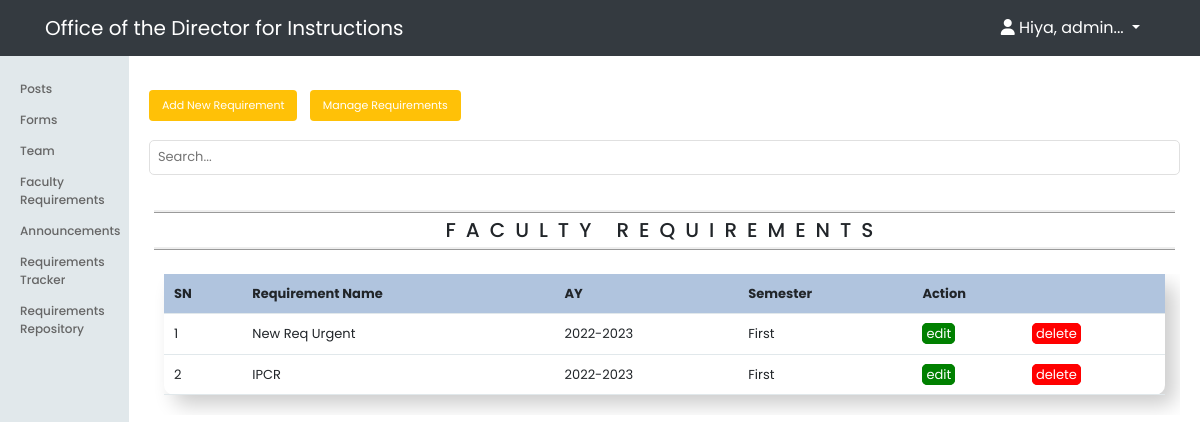
/admin/requirements/index.php (signed in), run on the app's committed database.
### tables this page shows
CREATE TABLE `requirements_list` (
  `req_id` int(11) NOT NULL,
  `req_name` varchar(255) NOT NULL,
  `description` text NOT NULL,
  `ay` varchar(100) NOT NULL,
  `sem` varchar(50) NOT NULL,
  `created_at` timestamp NOT NULL DEFAULT current_timestamp()
);

### app/controllers/requirements.php (called while the page is built, shortened)
<?php
include(ROOT_PATH . "/app/database/db.php");
$table = 'requirements_list';
$reqs = selectAllSortByCreatedAt($table);

### app/database/db.php (called while the page is built, shortened)
<?php
require('connect.php');
function selectAllSortByCreatedAt($table, $conditions = [])
{
	global $conn;
	$sql = "SELECT * FROM $table ORDER BY created_at DESC";
	$stmt = $conn->prepare($sql);
	$stmt->execute();
	$records = $stmt->get_result()->fetch_all(MYSQLI_ASSOC);
	return $records;
}

### admin/requirements/index.php (the view, shortened to what this page needs)
<?php include(ROOT_PATH . "/app/controllers/requirements.php");
?>
<!DOCTYPE html>
<html lang="en">
    <head>
        <link rel="stylesheet"
            href="https://use.fontawesome.com/releases/v5.7.2/css/all.css"
>
        <link rel="stylesheet" href="../../assets/css/style.css">
        <link rel="stylesheet" href="../../assets/css/admin.css">
        <link rel="stylesheet" href="https://maxcdn.bootstrapcdn.com/bootstrap/4.0.0/css/bootstrap.min.css">
        <link rel="stylesheet" href="<?php echo BASE_URL . '/assets/css/adminheader.css'; ?>">
    </head>
    <body>
        <?php include(ROOT_PATH . "/app/includes/adminHeader.php"); ?>
        <div class="admin-wrapper">
            <?php include(ROOT_PATH . "/app/includes/adminSidebar.php"); ?>
            <div class="admin-content">
                <div class="button-group">
                    <a href="create.php" class="btn btn-big">Add New Requirement</a>
                    <a href="index.php" class="btn btn-big">Manage Requirements</a>
                    <form class="search" action="index.php" method="post">
                        <input type="text" name="search-term" class="text-input" placeholder="Search...">
                    </form>
                </div>
                <div class="content">
                    <h2 class="page-title">Faculty Requirements</h2>
                    <div class="container test">
                    <table>
                        <thead>
                            <th>SN</th>
                            <th>Requirement Name</th>
                            <th>AY</th>
                            <th>Semester</th>
                            <th colspan="3">Action</th>
                        </thead>
                        <tbody>
                            <?php foreach ($reqs as $key => $req): ?>
                                <tr>
                                    <td><?php echo $key + 1; ?></td>
                                    <td><?php echo $req['req_name']; ?></td>
                                    <td><?php echo $req['ay']; ?></td>
                                    <td><?php echo $req['sem']; ?></td>
                                    <td><a href="edit.php?edit_id=<?php echo $req['req_id']; ?>" class="edit">edit</a></td>
                                    <td><a href="index.php?adelete_id=<?php echo $req['req_id']; ?>" class="delete">delete</a></td>
                                </tr>
                            <?php endforeach; ?>
                        </tbody>
                    </table>
                </div>
                </div>
            </div>
        </div>
    </body>
</html>

### assets/css/style.css (style rules this page uses)
* { box-sizing: border-box; font-family: 'Poppins', sans-serif; }
html, body { height: 100%; padding: 0px; margin: 0px; }
h1, h2, h3, h4, h5, h6 { color: #5c5b5b; margin: 5px; }
a { text-decoration: none!important; color: inherit; }
.btn { padding: .3rem .6rem; background: #ffc107; color: white; border: 1px solid transparent; border-radius: .25rem; font-size: 11px !important; }
.btn-big { padding: .6rem 1.2rem; margin-right: 8px; margin-bottom: 4px; line-height: 1.2rem; }
.text-input { padding: .3rem .5rem; display: block; width: 100%; border-radius: 5px; border: 1px solid #e0e0e0; outline: none; color: #444; line-height: 1rem; font-size: 13px; height: 35px!important; }
.content { width: 100%; margin: 30px auto 30px; }

### assets/css/admin.css (style rules this page uses)
.admin-wrapper { display: flex; height: 100%; padding-top: 50px; background: white; }
.admin-wrapper .admin-content { flex: 8; height: 100%; padding: 40px 20px 20px 20px; overflow-y: scroll; }
.admin-wrapper .admin-content .search { padding: 15px 0px; margin-left: 670px; margin-top: -55px; margin-bottom: 55px; width: 25%; height: 20px; }
.admin-content .page-title { text-transform: uppercase; font-size: 20px; text-align: center; margin-bottom: 1.5rem; border-top: ridge; border-bottom: ridge; padding: 5px 0; letter-spacing: 10px; }
.test { width: 100%; }
table { table-layout: auto; position: inherit; width: 100%; font-size: 13px; border-radius: 10px; padding: 5px 10px; margin-bottom: 20px; box-shadow: 10px 10px 20px rgba(0,0,0,0.2); }
th, td { padding: 10px; text-align: left; border-bottom: 1px solid #e1e8eb; text-overflow: hidden; }
td { width: auto!important; }
thead { background-color: lightsteelblue!important; }
.edit { padding: 0 3px; color: white; border: solid 1px green; background: green; border-radius: 5px; }
.delete { padding: 0 3px; color: white; border: solid 1px red; background: red; border-radius: 5px; }
@media only screen and (max-width: 1340px) { .admin-wrapper .admin-content .button-group .search { width: 100%; margin-left: 0px; margin-top: 0px; } }
@media only screen and (max-width: 1340px) { .test { overflow-y: scroll; overflow-x: scroll; } }

### assets/css/adminheader.css (style rules this page uses)
body, input { font-family: 'Poppins', sans-serif; }

### data on the page
requirements_list: req_name "New Req Urgent", ay "2022-2023", sem "First"
requirements_list: req_name "IPCR", ay "2022-2023", sem "First"

### other printed values
substr($_SESSION['firstname'], 0, 8) "admin"
